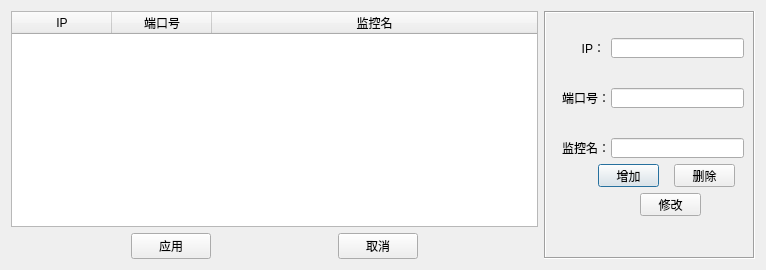
<?xml version="1.0" encoding="UTF-8"?>
<ui version="4.0">
 <class>IPporttabel</class>
 <widget class="QDialog" name="IPporttabel">
  <property name="geometry">
   <rect>
    <x>0</x>
    <y>0</y>
    <width>764</width>
    <height>267</height>
   </rect>
  </property>
  <property name="windowTitle">
   <string>Dialog</string>
  </property>
  <layout class="QVBoxLayout" name="verticalLayout_2">
   <item>
    <layout class="QGridLayout" name="gridLayout_3">
     <item row="0" column="0">
      <widget class="QTableWidget" name="tab">
       <property name="minimumSize">
        <size>
         <width>527</width>
         <height>216</height>
        </size>
       </property>
       <property name="layoutDirection">
        <enum>Qt::LeftToRight</enum>
       </property>
       <property name="alternatingRowColors">
        <bool>false</bool>
       </property>
       <property name="selectionMode">
        <enum>QAbstractItemView::SingleSelection</enum>
       </property>
       <property name="selectionBehavior">
        <enum>QAbstractItemView::SelectRows</enum>
       </property>
       <property name="textElideMode">
        <enum>Qt::ElideNone</enum>
       </property>
       <property name="showGrid">
        <bool>true</bool>
       </property>
       <property name="gridStyle">
        <enum>Qt::SolidLine</enum>
       </property>
       <attribute name="horizontalHeaderStretchLastSection">
        <bool>true</bool>
       </attribute>
       <attribute name="verticalHeaderVisible">
        <bool>false</bool>
       </attribute>
       <attribute name="verticalHeaderCascadingSectionResizes">
        <bool>true</bool>
       </attribute>
       <attribute name="verticalHeaderShowSortIndicator" stdset="0">
        <bool>false</bool>
       </attribute>
       <attribute name="verticalHeaderStretchLastSection">
        <bool>false</bool>
       </attribute>
       <column>
        <property name="text">
         <string>IP</string>
        </property>
       </column>
       <column>
        <property name="text">
         <string>端口号</string>
        </property>
       </column>
       <column>
        <property name="text">
         <string>监控名</string>
        </property>
       </column>
      </widget>
     </item>
     <item row="0" column="1" rowspan="2">
      <widget class="QFrame" name="frame">
       <property name="sizePolicy">
        <sizepolicy hsizetype="Fixed" vsizetype="Preferred">
         <horstretch>0</horstretch>
         <verstretch>0</verstretch>
        </sizepolicy>
       </property>
       <property name="maximumSize">
        <size>
         <width>211</width>
         <height>16777215</height>
        </size>
       </property>
       <property name="frameShape">
        <enum>QFrame::Box</enum>
       </property>
       <property name="frameShadow">
        <enum>QFrame::Sunken</enum>
       </property>
       <layout class="QVBoxLayout" name="verticalLayout">
        <item>
         <spacer name="verticalSpacer_4">
          <property name="orientation">
           <enum>Qt::Vertical</enum>
          </property>
          <property name="sizeHint" stdset="0">
           <size>
            <width>20</width>
            <height>7</height>
           </size>
          </property>
         </spacer>
        </item>
        <item>
         <layout class="QGridLayout" name="gridLayout_2">
          <property name="sizeConstraint">
           <enum>QLayout::SetMaximumSize</enum>
          </property>
          <property name="horizontalSpacing">
           <number>6</number>
          </property>
          <property name="verticalSpacing">
           <number>30</number>
          </property>
          <item row="0" column="0">
           <spacer name="horizontalSpacer">
            <property name="orientation">
             <enum>Qt::Horizontal</enum>
            </property>
            <property name="sizeHint" stdset="0">
             <size>
              <width>13</width>
              <height>17</height>
             </size>
            </property>
           </spacer>
          </item>
          <item row="0" column="1">
           <widget class="QLabel" name="lab_ip">
            <property name="sizePolicy">
             <sizepolicy hsizetype="Preferred" vsizetype="Fixed">
              <horstretch>0</horstretch>
              <verstretch>0</verstretch>
             </sizepolicy>
            </property>
            <property name="minimumSize">
             <size>
              <width>40</width>
              <height>0</height>
             </size>
            </property>
            <property name="layoutDirection">
             <enum>Qt::RightToLeft</enum>
            </property>
            <property name="text">
             <string>IP：</string>
            </property>
            <property name="alignment">
             <set>Qt::AlignRight|Qt::AlignTrailing|Qt::AlignVCenter</set>
            </property>
           </widget>
          </item>
          <item row="0" column="2">
           <widget class="QLineEdit" name="led_ip">
            <property name="sizePolicy">
             <sizepolicy hsizetype="Fixed" vsizetype="Fixed">
              <horstretch>0</horstretch>
              <verstretch>0</verstretch>
             </sizepolicy>
            </property>
            <property name="minimumSize">
             <size>
              <width>133</width>
              <height>20</height>
             </size>
            </property>
            <property name="maximumSize">
             <size>
              <width>133</width>
              <height>20</height>
             </size>
            </property>
           </widget>
          </item>
          <item row="1" column="0">
           <spacer name="horizontalSpacer_2">
            <property name="orientation">
             <enum>Qt::Horizontal</enum>
            </property>
            <property name="sizeHint" stdset="0">
             <size>
              <width>13</width>
              <height>17</height>
             </size>
            </property>
           </spacer>
          </item>
          <item row="1" column="1">
           <widget class="QLabel" name="lab_port">
            <property name="sizePolicy">
             <sizepolicy hsizetype="Preferred" vsizetype="Fixed">
              <horstretch>0</horstretch>
              <verstretch>0</verstretch>
             </sizepolicy>
            </property>
            <property name="minimumSize">
             <size>
              <width>40</width>
              <height>0</height>
             </size>
            </property>
            <property name="text">
             <string>端口号：</string>
            </property>
           </widget>
          </item>
          <item row="1" column="2">
           <widget class="QLineEdit" name="led_port">
            <property name="sizePolicy">
             <sizepolicy hsizetype="Fixed" vsizetype="Fixed">
              <horstretch>0</horstretch>
              <verstretch>0</verstretch>
             </sizepolicy>
            </property>
            <property name="minimumSize">
             <size>
              <width>133</width>
              <height>20</height>
             </size>
            </property>
            <property name="maximumSize">
             <size>
              <width>133</width>
              <height>20</height>
             </size>
            </property>
           </widget>
          </item>
          <item row="2" column="0">
           <spacer name="horizontalSpacer_3">
            <property name="orientation">
             <enum>Qt::Horizontal</enum>
            </property>
            <property name="sizeHint" stdset="0">
             <size>
              <width>13</width>
              <height>17</height>
             </size>
            </property>
           </spacer>
          </item>
          <item row="2" column="1">
           <widget class="QLabel" name="lab_name">
            <property name="sizePolicy">
             <sizepolicy hsizetype="Preferred" vsizetype="Fixed">
              <horstretch>0</horstretch>
              <verstretch>0</verstretch>
             </sizepolicy>
            </property>
            <property name="minimumSize">
             <size>
              <width>40</width>
              <height>0</height>
             </size>
            </property>
            <property name="text">
             <string>监控名：</string>
            </property>
           </widget>
          </item>
          <item row="2" column="2">
           <widget class="QLineEdit" name="led_name">
            <property name="sizePolicy">
             <sizepolicy hsizetype="Fixed" vsizetype="Fixed">
              <horstretch>0</horstretch>
              <verstretch>0</verstretch>
             </sizepolicy>
            </property>
            <property name="minimumSize">
             <size>
              <width>133</width>
              <height>20</height>
             </size>
            </property>
            <property name="maximumSize">
             <size>
              <width>133</width>
              <height>20</height>
             </size>
            </property>
           </widget>
          </item>
         </layout>
        </item>
        <item>
         <layout class="QHBoxLayout" name="horizontalLayout">
          <item>
           <spacer name="horizontalSpacer_13">
            <property name="orientation">
             <enum>Qt::Horizontal</enum>
            </property>
            <property name="sizeHint" stdset="0">
             <size>
              <width>13</width>
              <height>14</height>
             </size>
            </property>
           </spacer>
          </item>
          <item>
           <spacer name="horizontalSpacer_12">
            <property name="orientation">
             <enum>Qt::Horizontal</enum>
            </property>
            <property name="sizeHint" stdset="0">
             <size>
              <width>13</width>
              <height>13</height>
             </size>
            </property>
           </spacer>
          </item>
          <item>
           <spacer name="horizontalSpacer_4">
            <property name="orientation">
             <enum>Qt::Horizontal</enum>
            </property>
            <property name="sizeHint" stdset="0">
             <size>
              <width>13</width>
              <height>13</height>
             </size>
            </property>
           </spacer>
          </item>
          <item>
           <spacer name="horizontalSpacer_20">
            <property name="orientation">
             <enum>Qt::Horizontal</enum>
            </property>
            <property name="sizeHint" stdset="0">
             <size>
              <width>20</width>
              <height>14</height>
             </size>
            </property>
           </spacer>
          </item>
          <item>
           <widget class="QPushButton" name="btn_add">
            <property name="sizePolicy">
             <sizepolicy hsizetype="Fixed" vsizetype="Fixed">
              <horstretch>0</horstretch>
              <verstretch>0</verstretch>
             </sizepolicy>
            </property>
            <property name="maximumSize">
             <size>
              <width>61</width>
              <height>23</height>
             </size>
            </property>
            <property name="text">
             <string>增加</string>
            </property>
           </widget>
          </item>
          <item>
           <spacer name="horizontalSpacer_5">
            <property name="orientation">
             <enum>Qt::Horizontal</enum>
            </property>
            <property name="sizeHint" stdset="0">
             <size>
              <width>13</width>
              <height>13</height>
             </size>
            </property>
           </spacer>
          </item>
          <item>
           <widget class="QPushButton" name="btn_delete">
            <property name="maximumSize">
             <size>
              <width>61</width>
              <height>23</height>
             </size>
            </property>
            <property name="text">
             <string>删除</string>
            </property>
           </widget>
          </item>
          <item>
           <spacer name="horizontalSpacer_6">
            <property name="orientation">
             <enum>Qt::Horizontal</enum>
            </property>
            <property name="sizeHint" stdset="0">
             <size>
              <width>13</width>
              <height>13</height>
             </size>
            </property>
           </spacer>
          </item>
         </layout>
        </item>
        <item>
         <layout class="QGridLayout" name="gridLayout">
          <item row="0" column="2">
           <widget class="QPushButton" name="btn_modify">
            <property name="sizePolicy">
             <sizepolicy hsizetype="Fixed" vsizetype="Fixed">
              <horstretch>0</horstretch>
              <verstretch>0</verstretch>
             </sizepolicy>
            </property>
            <property name="maximumSize">
             <size>
              <width>61</width>
              <height>23</height>
             </size>
            </property>
            <property name="text">
             <string>修改</string>
            </property>
           </widget>
          </item>
          <item row="0" column="1">
           <spacer name="horizontalSpacer_15">
            <property name="orientation">
             <enum>Qt::Horizontal</enum>
            </property>
            <property name="sizeHint" stdset="0">
             <size>
              <width>20</width>
              <height>14</height>
             </size>
            </property>
           </spacer>
          </item>
          <item row="0" column="3">
           <spacer name="horizontalSpacer_16">
            <property name="orientation">
             <enum>Qt::Horizontal</enum>
            </property>
            <property name="sizeHint" stdset="0">
             <size>
              <width>20</width>
              <height>14</height>
             </size>
            </property>
           </spacer>
          </item>
          <item row="0" column="0">
           <spacer name="horizontalSpacer_19">
            <property name="orientation">
             <enum>Qt::Horizontal</enum>
            </property>
            <property name="sizeHint" stdset="0">
             <size>
              <width>20</width>
              <height>14</height>
             </size>
            </property>
           </spacer>
          </item>
         </layout>
        </item>
        <item>
         <spacer name="verticalSpacer_3">
          <property name="orientation">
           <enum>Qt::Vertical</enum>
          </property>
          <property name="sizeHint" stdset="0">
           <size>
            <width>20</width>
            <height>10</height>
           </size>
          </property>
         </spacer>
        </item>
        <item>
         <spacer name="verticalSpacer">
          <property name="orientation">
           <enum>Qt::Vertical</enum>
          </property>
          <property name="sizeHint" stdset="0">
           <size>
            <width>20</width>
            <height>0</height>
           </size>
          </property>
         </spacer>
        </item>
       </layout>
      </widget>
     </item>
     <item row="1" column="0">
      <layout class="QHBoxLayout" name="horizontalLayout_8">
       <item>
        <spacer name="horizontalSpacer_7">
         <property name="orientation">
          <enum>Qt::Horizontal</enum>
         </property>
         <property name="sizeHint" stdset="0">
          <size>
           <width>40</width>
           <height>20</height>
          </size>
         </property>
        </spacer>
       </item>
       <item>
        <widget class="QPushButton" name="btn_apply">
         <property name="text">
          <string>应用</string>
         </property>
        </widget>
       </item>
       <item>
        <spacer name="horizontalSpacer_8">
         <property name="orientation">
          <enum>Qt::Horizontal</enum>
         </property>
         <property name="sizeHint" stdset="0">
          <size>
           <width>40</width>
           <height>20</height>
          </size>
         </property>
        </spacer>
       </item>
       <item>
        <widget class="QPushButton" name="btn_cancel">
         <property name="text">
          <string>取消</string>
         </property>
        </widget>
       </item>
       <item>
        <spacer name="horizontalSpacer_9">
         <property name="orientation">
          <enum>Qt::Horizontal</enum>
         </property>
         <property name="sizeHint" stdset="0">
          <size>
           <width>40</width>
           <height>20</height>
          </size>
         </property>
        </spacer>
       </item>
      </layout>
     </item>
    </layout>
   </item>
  </layout>
 </widget>
 <resources/>
 <connections/>
</ui>
